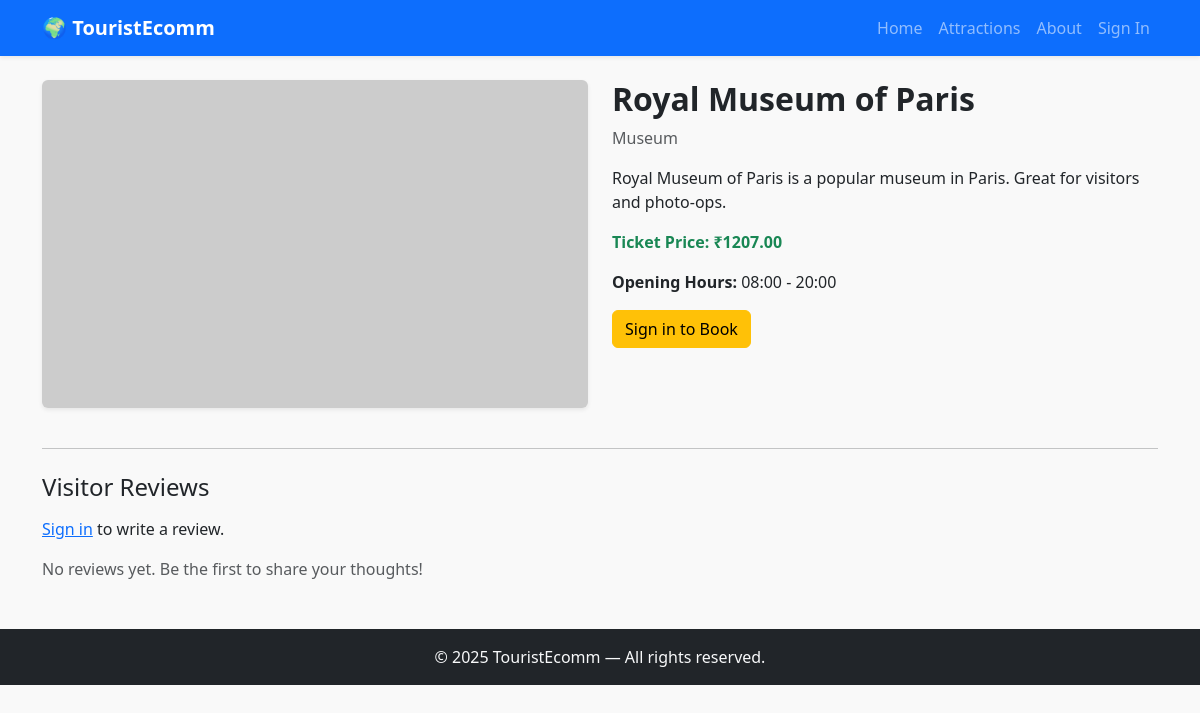
Page /attractions/royal-museum-of-paris-32/ on the committed database.
### store/models.py (models this page shows)
class Attraction(models.Model):
    name = models.CharField(max_length=200)
    slug = models.SlugField(max_length=240, unique=True)
    region = models.ForeignKey(Region, on_delete=models.SET_NULL, null=True, blank=True)
    category = models.CharField(max_length=100, blank=True)
    description = models.TextField(blank=True)
    ticket_price = models.DecimalField(max_digits=8, decimal_places=2, default=0.00)
    image_url = models.URLField(blank=True)
    latitude = models.DecimalField(max_digits=9, decimal_places=6, null=True, blank=True)
    longitude = models.DecimalField(max_digits=9, decimal_places=6, null=True, blank=True)
    opening_hours = models.CharField(max_length=200, blank=True)
    available = models.BooleanField(default=True)
    created_at = models.DateTimeField(auto_now_add=True)

### store/views.py (the view)
# urls.py: path('attractions/<slug:slug>/', views.attraction_detail, name='attraction_detail'),
def attraction_detail(request, slug):
    attraction = Attraction.objects.get(slug=slug)
    reviews = Review.objects.filter(attraction=attraction)
    if request.method == 'POST' and request.user.is_authenticated:
        content = request.POST.get('review')
        Review.objects.create(user=request.user, attraction=attraction, content=content)
        messages.success(request, "Review added successfully!")
        return redirect('attraction_detail', slug=slug)
    return render(request, 'store/attraction_detail.html', {'attraction': attraction, 'reviews': reviews})

### store/templates/store/attraction_detail.html (shortened to what this page needs)
{% extends 'store/base.html' %}  {% block content %}
<div class="row mb-4">
  <div class="col-md-6">
    <img
      src="{{ attraction.image_url }}"
      class="img-fluid rounded shadow-sm mb-3"
      alt="{{ attraction.name }}"
    />
  </div>
  <div class="col-md-6">
    <h2 class="fw-bold">{{ attraction.name }}</h2>
    <p class="text-muted">{{ attraction.category }}</p>
    <p>{{ attraction.description }}</p>
    <p class="fw-bold text-success">
      Ticket Price: ₹{{ attraction.ticket_price }}
    </p>
    <p><strong>Opening Hours:</strong> {{ attraction.opening_hours }}</p>
    {% if user.is_authenticated %}
    <a
      href="{% url 'book_attractions' attraction.slug %}"
      class="btn btn-success"
      >Book Now</a
    >
    {% else %}
    <a
      href="{% url 'signin' %}?next={% url 'book_attractions' attraction.slug %}"
      class="btn btn-warning"
      >Sign in to Book</a
    >
    {% endif %}
  </div>
</div>
<hr />
<div class="mt-4">
  <h4 class="mb-3">Visitor Reviews</h4>
  {% if user.is_authenticated %}
  <form method="post" class="mb-4">
    {% csrf_token %}
    <div class="mb-3">
      <textarea
        name="review"
        rows="3"
        class="form-control"
        placeholder="Share your experience..."
        required
      ></textarea>
    </div>
    <button class="btn btn-primary">Submit Review</button>
  </form>
  {% else %}
  <p><a href="{% url 'signin' %}">Sign in</a> to write a review.</p>
  {% endif %} {% for r in reviews %}
  <div class="card mb-3 shadow-sm">
    <div class="card-body">
      <h6 class="card-title mb-1 text-primary">{{ r.user.username }}</h6>
      <p class="card-text">{{ r.content }}</p>
      <p class="text-muted mb-0">
        <small>Posted on {{ r.created_at|date:"M d, Y H:i" }}</small>
      </p>
    </div>
  </div>
  {% empty %}
  <p class="text-muted">No reviews yet. Be the first to share your thoughts!</p>
  {% endfor %}
</div>
{% endblock %}

### store/templates/store/base.html (style rules this page uses)
body { background-color: #f9f9f9; }

### rows in the picture
Attraction: name "Royal Museum of Paris", category "Museum", description "Royal Museum of Paris is a popular museum in Paris. Great for visitors and photo-ops.", ticket_price "1207.00", opening_hours "08:00 - 20:00"
